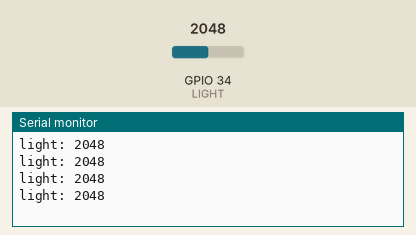
The sketch below on a simulated ESP32. Shown: the last lines printed to the serial monitor. The inputs (shaded band) are chosen by the test bench; at power-on: GPIO 34 (LIGHT) = 2048.

Above: at 1.2 s.
1.3 s: GPIO 34 (LIGHT) set to 2866
At 1.71 s:
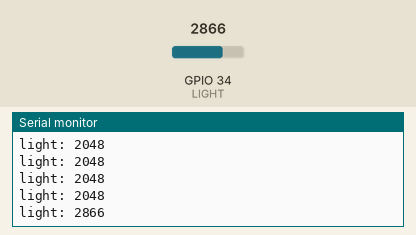
2.8 s: GPIO 34 (LIGHT) set to 3603
At 2.91 s:
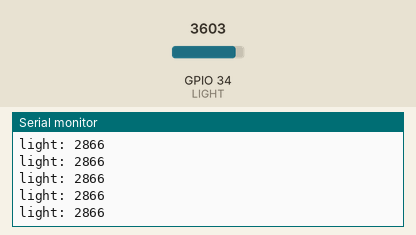
Timing chart, 0 to 5.8 s (numbered marks = the images above; inputs shaded):
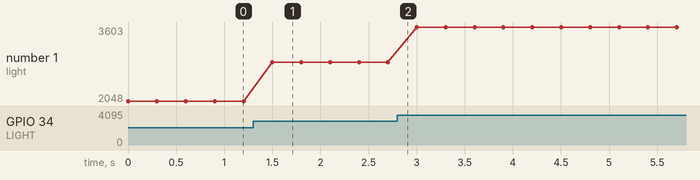

The sketch:

01_light.ino
```cpp
/*
  빛 셀 — analogRead 기본
  연결: Analog 블록 A2~A5 위치 (그림: images/wiring_analog_cell.png)
  ★ 꽂은 자리의 GPIO로 수정: A2=35 · A3=34 · A4=36 · A5=39
*/

#define LIGHT 34  // A3 자리 예시

void setup() {
  Serial.begin(115200);
}

void loop() {
  int v = analogRead(LIGHT);  // 0(어두움) ~ 4095(밝음)
  Serial.print("light: ");
  Serial.println(v);
  delay(300);  // 손으로 가려 보세요 — 숫자가 뚝!
}
```

Measured:
- after the input at 1.3 s, the serial monitor: prints a new line after 0.20 s (image 1)
- plotted number 1: 2048 → 2866 after the input at 1.3 s, 2866 → 3603 after the input at 2.8 s
